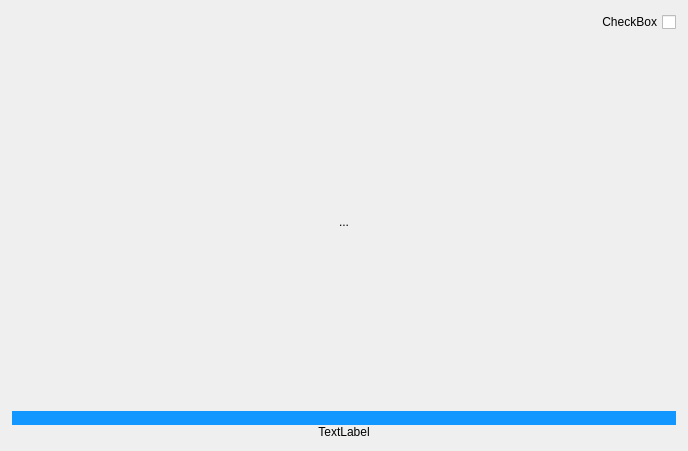
<?xml version="1.0" encoding="UTF-8"?>
<ui version="4.0">
 <class>Form</class>
 <widget class="QWidget" name="Form">
  <property name="geometry">
   <rect>
    <x>0</x>
    <y>0</y>
    <width>688</width>
    <height>451</height>
   </rect>
  </property>
  <property name="windowTitle">
   <string>Form</string>
  </property>
  <layout class="QVBoxLayout" name="verticalLayout">
   <property name="spacing">
    <number>0</number>
   </property>
   <property name="leftMargin">
    <number>12</number>
   </property>
   <property name="topMargin">
    <number>12</number>
   </property>
   <property name="rightMargin">
    <number>12</number>
   </property>
   <property name="bottomMargin">
    <number>12</number>
   </property>
   <item>
    <widget class="QCheckBox" name="checkBox">
     <property name="sizePolicy">
      <sizepolicy hsizetype="Preferred" vsizetype="Preferred">
       <horstretch>0</horstretch>
       <verstretch>0</verstretch>
      </sizepolicy>
     </property>
     <property name="layoutDirection">
      <enum>Qt::RightToLeft</enum>
     </property>
     <property name="text">
      <string>CheckBox</string>
     </property>
    </widget>
   </item>
   <item>
    <widget class="QToolButton" name="toolButton">
     <property name="sizePolicy">
      <sizepolicy hsizetype="Ignored" vsizetype="Ignored">
       <horstretch>0</horstretch>
       <verstretch>1</verstretch>
      </sizepolicy>
     </property>
     <property name="toolTipDuration">
      <number>-1</number>
     </property>
     <property name="autoFillBackground">
      <bool>false</bool>
     </property>
     <property name="styleSheet">
      <string notr="true">image: url(:/test/IMG_0817.jpg);</string>
     </property>
     <property name="text">
      <string>...</string>
     </property>
     <property name="icon">
      <iconset>
       <normaloff>:/test/IMG_0817.jpg</normaloff>:/test/IMG_0817.jpg</iconset>
     </property>
     <property name="iconSize">
      <size>
       <width>50</width>
       <height>50</height>
      </size>
     </property>
     <property name="checkable">
      <bool>false</bool>
     </property>
     <property name="autoRepeat">
      <bool>false</bool>
     </property>
     <property name="autoExclusive">
      <bool>false</bool>
     </property>
     <property name="toolButtonStyle">
      <enum>Qt::ToolButtonIconOnly</enum>
     </property>
     <property name="autoRaise">
      <bool>true</bool>
     </property>
    </widget>
   </item>
   <item>
    <widget class="QLabel" name="label_2">
     <property name="enabled">
      <bool>true</bool>
     </property>
     <property name="sizePolicy">
      <sizepolicy hsizetype="Preferred" vsizetype="Preferred">
       <horstretch>0</horstretch>
       <verstretch>0</verstretch>
      </sizepolicy>
     </property>
     <property name="minimumSize">
      <size>
       <width>0</width>
       <height>5</height>
      </size>
     </property>
     <property name="mouseTracking">
      <bool>false</bool>
     </property>
     <property name="tabletTracking">
      <bool>false</bool>
     </property>
     <property name="acceptDrops">
      <bool>false</bool>
     </property>
     <property name="autoFillBackground">
      <bool>false</bool>
     </property>
     <property name="styleSheet">
      <string notr="true">background-color: rgb(18, 150, 255);</string>
     </property>
     <property name="text">
      <string/>
     </property>
     <property name="scaledContents">
      <bool>false</bool>
     </property>
     <property name="wordWrap">
      <bool>false</bool>
     </property>
    </widget>
   </item>
   <item>
    <widget class="QLabel" name="label">
     <property name="text">
      <string>TextLabel</string>
     </property>
     <property name="alignment">
      <set>Qt::AlignHCenter|Qt::AlignTop</set>
     </property>
    </widget>
   </item>
  </layout>
 </widget>
 <resources>
  <include location="img/Asses_imgtest.qrc"/>
 </resources>
 <connections/>
</ui>
